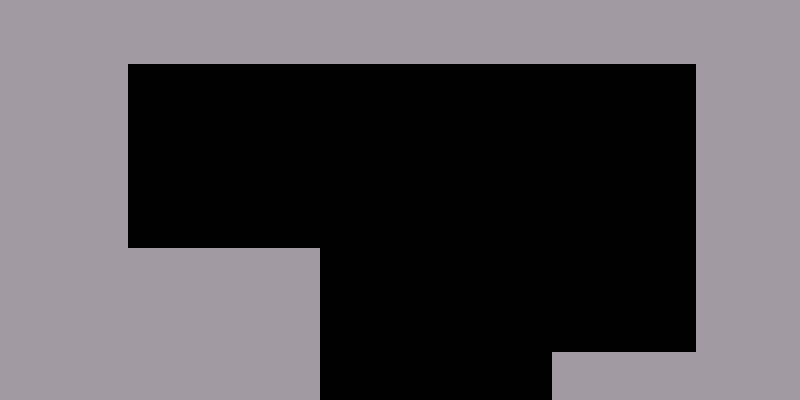

Rendered tile map (Tiled .tmx) drawn with the repository's tilesets; below, a short description and the map source with its tile grids summarised:
An orthogonal 100x50 tile map with 8x8 px tiles, 2 tile layers (ground, collision), 2 tilesets and 1 object.

<map version="1.4" tiledversion="1.4.2" orientation="orthogonal" renderorder="right-down" width="100" height="50" tilewidth="8" tileheight="8" infinite="0" nextlayerid="4" nextobjectid="2">
 <tileset firstgid="1" source="../Tilesets/coll8x8.tsx" />
 <tileset firstgid="17" source="../Tilesets/Forest/forestTSet.tsx" />
 <layer id="2" name="ground" width="100" height="50">
  <data>[5000 cells, 2582 non-empty, 1 distinct tile ids]</data>
 </layer>
 <layer id="1" name="collision" width="100" height="50" opacity="0.5">
  <data>[5000 cells, 2582 non-empty, 1 distinct tile ids]</data>
 </layer>
 <objectgroup id="3" name="Objects">
  <object id="1" template="../Templates/Entrance.tx" x="320" y="352" width="232" height="48">
   <properties>
    <property name="dir" value="DOWN" />
   </properties>
  </object>
 </objectgroup>
</map>
